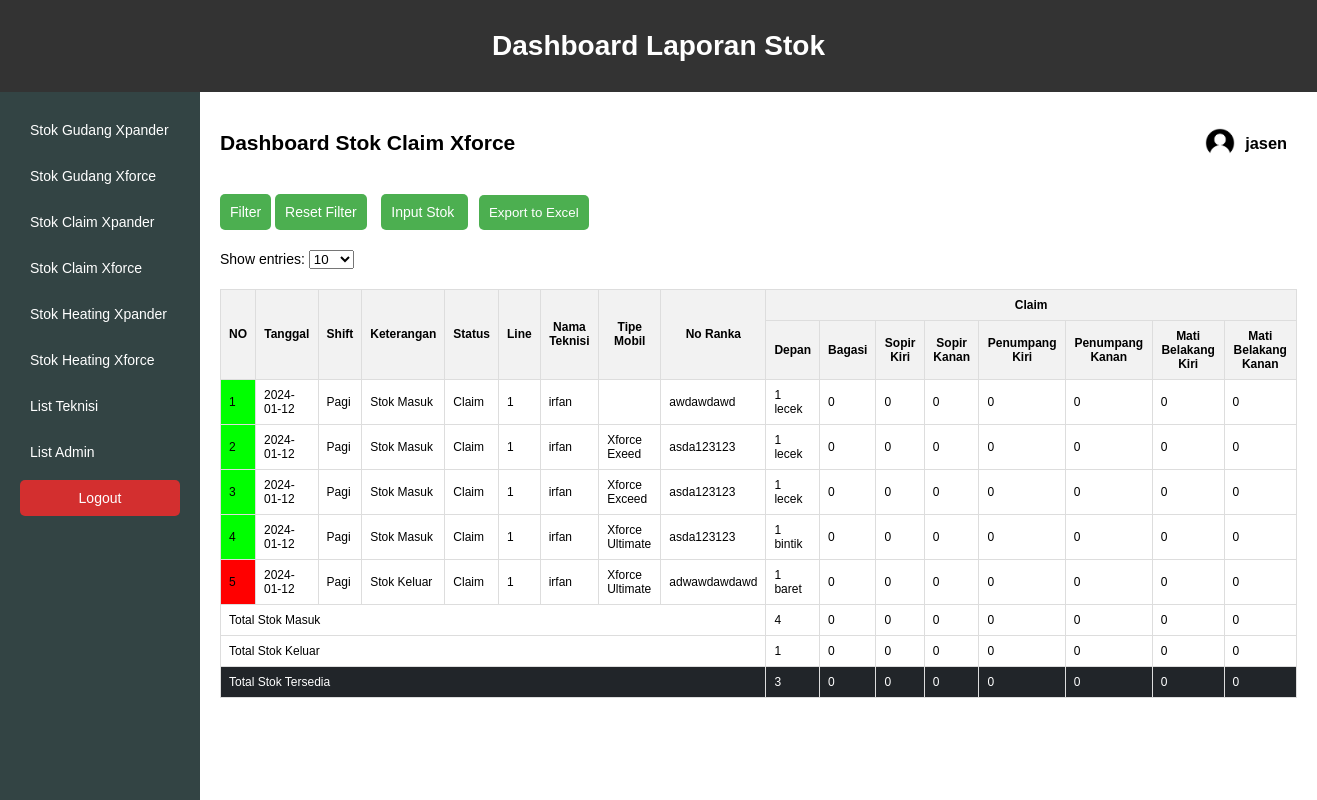
The page /stok_claim_xforce.php (signed in) on the database its author committed.
### tables this page shows
CREATE TABLE `claim_xforce` (
  `id_c_xforce` int(11) NOT NULL,
  `tanggal` date NOT NULL,
  `shift` varchar(20) NOT NULL,
  `keterangan` text NOT NULL,
  `line` int(11) NOT NULL,
  `nama_teknisi` varchar(20) NOT NULL,
  `no_rangka` varchar(30) NOT NULL,
  `tipe_mobil` varchar(20) NOT NULL,
  `status` varchar(20) NOT NULL,
  `kdp` int(11) NOT NULL,
  `kbg` int(11) NOT NULL,
  `kpkr` int(11) NOT NULL,
  `kpkn` int(11) NOT NULL,
  `kskr` int(11) NOT NULL,
  `kskn` int(11) NOT NULL,
  `kmkr` int(11) NOT NULL,
  `kmkn` int(11) NOT NULL,
  `alasan_kdp` varchar(255) DEFAULT NULL,
  `alasan_kbg` varchar(255) DEFAULT NULL,
  `alasan_kpkr` varchar(255) DEFAULT NULL,
  `alasan_kpkn` varchar(255) DEFAULT NULL,
  `alasan_kskr` varchar(255) DEFAULT NULL,
  `alasan_kskn` varchar(255) DEFAULT NULL,
  `alasan_kmkr` varchar(255) DEFAULT NULL,
  `alasan_kmkn` varchar(255) DEFAULT NULL
);

### stok_claim_xforce.php (the view, shortened to what this page needs)
<?php
$userName = $_SESSION['username'];
?>
<!DOCTYPE html>
<html lang="en">
<head>
</head>
<body>
<div class="header">
    <h1>Dashboard Laporan Stok</h1>
</div>
<div class="container">
        <div class="sidebar">
            <div class="menu">
                <a href="stok_mt_xpander.php?produk=xpander&jenis=bahan_mentah">Stok Gudang Xpander</a>
                <a href="stok_mt_xforce.php?produk=xforce&jenis=bahan_mentah">Stok Gudang Xforce</a>
                <a href="stok_claim_xpander.php">Stok Claim Xpander</a>
                <a href="stok_claim_xforce.php">Stok Claim Xforce</a>
                <a href="stok_ht_xpander.php?produk=xpander&jenis=heating">Stok Heating Xpander</a>
                <a href="stok_ht_xforce.php?produk=xforce&jenis=heating">Stok Heating Xforce</a>
                <a href="list_teknisi.php">List Teknisi</a>
                <a href="list_admin.php">List Admin</a>
            </div>
            <div class="logout">
                <a href="logout.php">Logout</a>
            </div>
        </div>
<div class="content">
    <div class="inner-header">
<div>
     <h2>Dashboard Stok Claim Xforce </h2>
	 </div>
	 <div class="inner-header">
        <h3><img style="max-width:30px; "src="asset/image/profile1.png"><?php echo $userName; ?></h3>
    </div>
	  </div>
    <div class="button-container">
	<a href="javascript:void(0);" onclick="toggleFilterForm()">Filter</a>
		<a href="stok_claim_xforce.php"style="margin-right:1%;">Reset Filter</a>
        <a href="input_claim_xforce.php"style="margin-right:1%;">Input Stok </a>
		<button onclick="exportToExcel()">Export to Excel</button>
    </div>
	<div class="button-container">
        <label for="showEntriesSelect">Show entries:</label>
        <select id="showEntriesSelect" onchange="showEntries()">
            <option value="10">10</option>
        </select>
    </div>
    <table>
        <thead>
            <tr>
                <th rowspan="2">NO</th>
                <th rowspan="2">Tanggal</th>
                <th rowspan="2">Shift</th>
                <th rowspan="2">Keterangan</th>
				<th rowspan="2">Status</th>
				<th rowspan="2">Line</th>
				<th rowspan="2">Nama Teknisi</th>
				<th rowspan="2">Tipe Mobil</th>
				<th rowspan="2">No Ranka</th>
                <th colspan="10">Claim</th>
            </tr>
            <tr>
                <th>Depan</th>
                <th>Bagasi</th>
                <th>Sopir Kiri</th>
                <th>Sopir Kanan</th>
                <th>Penumpang Kiri</th>
                <th>Penumpang Kanan</th>
                <th>Mati Belakang Kiri</th>
                <th>Mati Belakang Kanan</th>
            </tr>
        </thead>
        <tbody>
            <?php
            $no = 1;
            include 'koneksi.php';
            $totalStokMasukClaim = [
                'kdp' => 0, 'kbg' => 0, 'kpkr' => 0, 'kpkn' => 0,
                'kskr' => 0, 'kskn' => 0,
                'kmkr' => 0, 'kmkn' => 0
            ];
            $totalStokKeluarClaim = [
                'kdp' => 0, 'kbg' => 0, 'kpkr' => 0, 'kpkn' => 0,
                'kskr' => 0, 'kskn' => 0,
                'kmkr' => 0, 'kmkn' => 0
            ];
			$sql = "SELECT * FROM claim_xforce";
$result = mysqli_query($koneksi, $sql);
            if (mysqli_num_rows($result) > 0) {
                while($row = mysqli_fetch_assoc($result)) {
                    echo "<tr>";
					if ($row["keterangan"] == "Stok Masuk") {
						echo "<td class='stok-masuk'>" . $no . "</td>";
					} elseif ($row["keterangan"] == "Stok Keluar") {
						echo "<td class='stok-keluar'>" . $no . "</td>";
					}elseif ($row["keterangan"] == "Stok Masuk Dari Line") {
						echo "<td class='stok-masuk-dari-line'>" . $no . "</td>";
					}
                    echo "<td>" . $row["tanggal"] . "</td>";
                    echo "<td>" . $row["shift"] . "</td>";
                    echo "<td>" . $row["keterangan"] . "</td>";
					echo "<td>" . $row["status"] . "</td>";
					echo "<td>" . $row["line"] . "</td>";
					echo "<td>" . $row["nama_teknisi"] . "</td>";
					echo "<td>" . $row["tipe_mobil"] . "</td>";
					echo "<td>" . $row["no_rangka"] . "</td>";
                    if ($row["keterangan"] == "Stok Masuk") {
                        foreach ($totalStokMasukClaim as $key => $value) {
                            $totalStokMasukClaim[$key] += $row[$key];
                        }
                    } elseif ($row["keterangan"] == "Stok Keluar") {
                        foreach ($totalStokKeluarClaim as $key => $value) {
                            $totalStokKeluarClaim[$key] += $row[$key];
                        }
                    }
                    echo "<td>" . $row["kdp"] 	. " " .$row["alasan_kdp"] . "</td>";
                    echo "<td>" . $row["kbg"] 	. " ".$row["alasan_kbg"] . "</td>";
                    echo "<td>" . $row["kpkr"] 	. " ".$row["alasan_kpkr"] . "</td>";
                    echo "<td>" . $row["kpkn"]	. " ".$row["alasan_kpkn"] . "</td>";
                    echo "<td>" . $row["kskr"] 	. " ".$row["alasan_kskr"] . "</td>";
                    echo "<td>" . $row["kskn"] 	. " ".$row["alasan_kskn"] . "</td>";
                    echo "<td>" . $row["kmkr"] . " ".$row["alasan_kmkr"] . "</td>";
                    echo "<td>" . $row["kmkn"] . " ".$row["alasan_kmkn"] . "</td>";
                    echo "</tr>";
                    $no++;
                }
            } else {
                echo "<tr><td colspan='15'>Tidak ada data</td></tr>";
            }
            ?>
        </tbody>
		<tfoot>
            <tr>
                <td colspan='9'>Total Stok Masuk</td>
                <?php
                foreach ($totalStokMasukClaim as $value) {
                    echo "<td>$value</td>";
                }
                ?>
            </tr>
            <tr>
                <td colspan='9'>Total Stok Keluar</td>
                <?php
                foreach ($totalStokKeluarClaim as $value) {
                    echo "<td>$value</td>";
                }
                ?>
            </tr>
            <tr>
                <td colspan='9'>Total Stok Tersedia</td>
                <?php
                foreach ($totalStokMasukClaim as $key => $value) {
                    $totalStokTersediaClaim[$key] = $totalStokMasukClaim[$key] - $totalStokKeluarClaim[$key];
                    echo "<td>$totalStokTersediaClaim[$key]</td>";
                }
                ?>
            </tr>
        </tfoot>
    </table>
	</div>
</body>
</html>

### stok_claim_xforce.php (style rules this page uses)
body { font-family: Arial, sans-serif; margin: 20px; }
table { width: 100%; border-collapse: collapse; margin-top: 20px; }
th, td { font-size: 12px; border: 1px solid #ddd; padding: 8px; text-align: left; }
th { background-color: #f2f2f2; text-align: center; }
.button-container { margin-top: 20px; }
.button-container a, .button-container button { padding: 10px; background-color: #4CAF50; color: white; text-decoration: none; border: none; border-radius: 5px; cursor: pointer; }
table tfoot tr:last-child { background-color: #212529; color: white; }
body { font-family: Arial, sans-serif; margin: 0; font-size: 14px; display: flex; flex-direction: column; min-height: 100vh; background-color: #f4f4f4; }
h1 { text-align: center; margin: 20px 0; }
.container { display: flex; flex: 1; }
.sidebar { background-color: #344; padding: 20px; min-width: 200px; box-sizing: border-box; color: white; }
.header { background-color: #333; padding: 10px; min-width: 200px; box-sizing: border-box; color: white; }
.menu a { text-decoration: none; padding: 10px; color: white; border-radius: 5px; margin-bottom: 10px; display: block; transition: background-color 0.3s; }
.logout { text-align: center; margin-top: auto; }
.logout a { text-decoration: none; padding: 10px; background-color: #d32f2f; color: white; border-radius: 5px; display: block; transition: background-color 0.3s; }
.content { padding: 20px; flex: 1; background-color: white; }
.stok-masuk { background-color: #00FF00; }
.stok-keluar { background-color: #FF0000; }
.inner-header { display: flex; justify-content: space-between; align-items: center; }
.inner-header { background-color: #fff; box-sizing: border-box; color: #000; }
.inner-header h2, .inner-header h3, .inner-header h3 img { margin-right: 10px; }
.inner-header h3 { display: flex; align-items: center; }
.inner-header h3 img { margin-right: 10px; }

### rows shown on the page
claim_xforce: tanggal "2024-01-12", shift "Pagi", keterangan "Stok Masuk", status "Claim", line "1", nama_teknisi "irfan", no_rangka "awdawdawd", kdp "1", alasan_kdp "lecek", kbg "0", kpkr "0", kpkn "0", kskr "0", kskn "0", kmkr "0", kmkn "0"
claim_xforce: tanggal "2024-01-12", shift "Pagi", keterangan "Stok Masuk", status "Claim", line "1", nama_teknisi "irfan", tipe_mobil "Xforce Exeed", no_rangka "asda123123", kdp "1", alasan_kdp "lecek", kbg "0", kpkr "0", kpkn "0", kskr "0", kskn "0", kmkr "0", kmkn "0"
claim_xforce: tanggal "2024-01-12", shift "Pagi", keterangan "Stok Masuk", status "Claim", line "1", nama_teknisi "irfan", tipe_mobil "Xforce Exceed", no_rangka "asda123123", kdp "1", alasan_kdp "lecek", kbg "0", kpkr "0", kpkn "0", kskr "0", kskn "0", kmkr "0", kmkn "0"
claim_xforce: tanggal "2024-01-12", shift "Pagi", keterangan "Stok Masuk", status "Claim", line "1", nama_teknisi "irfan", tipe_mobil "Xforce Ultimate", no_rangka "asda123123", kdp "1", alasan_kdp "bintik", kbg "0", kpkr "0", kpkn "0", kskr "0", kskn "0", kmkr "0", kmkn "0"
claim_xforce: tanggal "2024-01-12", shift "Pagi", keterangan "Stok Keluar", status "Claim", line "1", nama_teknisi "irfan", tipe_mobil "Xforce Ultimate", no_rangka "adwawdawdawd", kdp "1", alasan_kdp "baret", kbg "0", kpkr "0", kpkn "0", kskr "0", kskn "0", kmkr "0", kmkn "0"

### other values the page prints
$userName "jasen"
$value "4"
$value "0"
$value "1"
$totalStokTersediaClaim[$key] "3"
$totalStokTersediaClaim[$key] "0"
